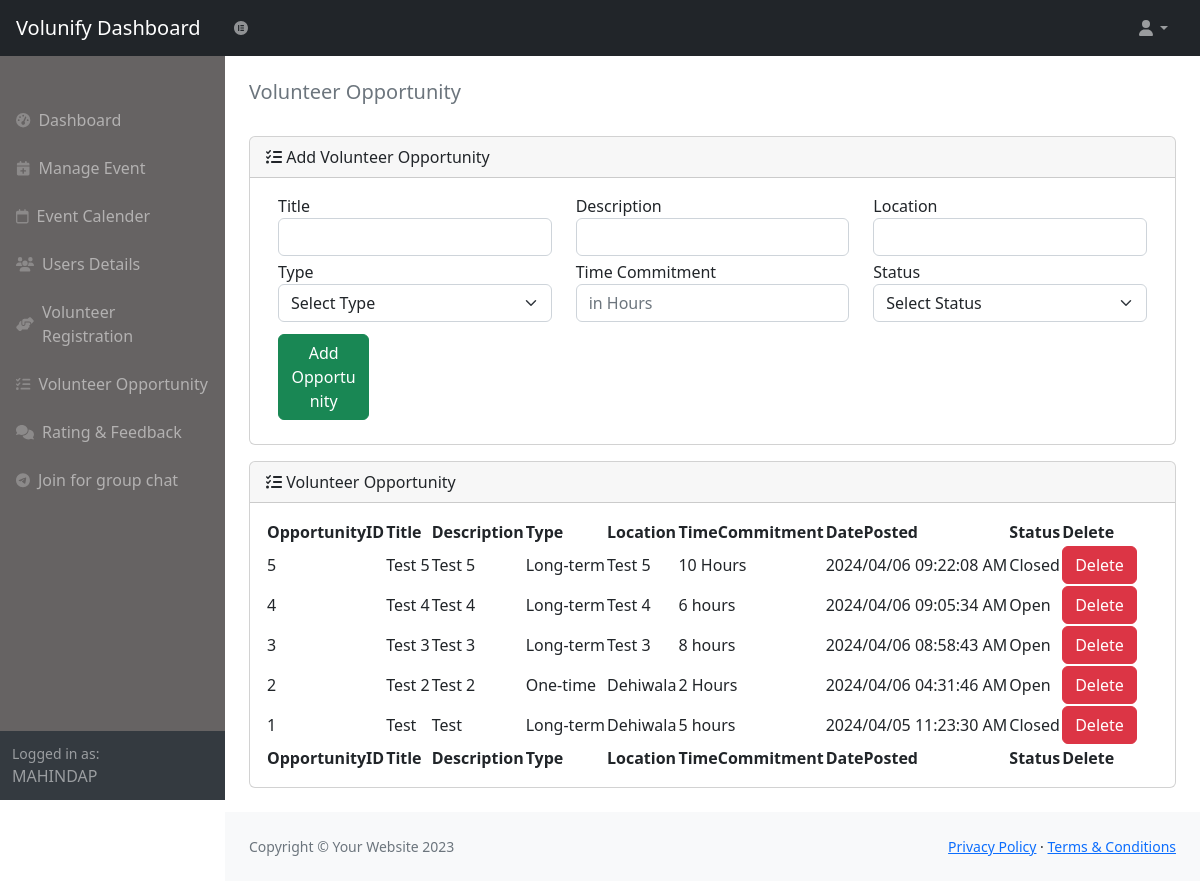
The page /ADMIN/volunteer_opp_reg.php (signed in) on the database its author committed.
### tables this page shows
CREATE TABLE IF NOT EXISTS `vol_opp` (
  `OPP_ID` int(10) NOT NULL AUTO_INCREMENT,
  `ORG_ID` int(10) NOT NULL,
  `TITLE` varchar(255) NOT NULL,
  `DESCRIPTION` text NOT NULL,
  `TYPE` varchar(50) NOT NULL,
  `LOCATION` varchar(50) NOT NULL,
  `TIME_COMMITMENT` varchar(50) NOT NULL,
  `DATE_POSTED` varchar(50) NOT NULL,
  `STATUS` varchar(50) NOT NULL,
  PRIMARY KEY (`OPP_ID`),
  KEY `ORG_ID` (`ORG_ID`)
);

### ADMIN/volunteer_opp_reg.php (the view, shortened to what this page needs)
<?php
include("dbConn.php");
if(isset($_SESSION['userName'])){
if(isset($_SESSION['role'])){
    $role=$_SESSION['role']; }
    switch($role){
    case "Admin":
    case "Organization": ?>
<!DOCTYPE html>
<html lang="en">
    <head>
        <link href="https://cdn.jsdelivr.net/npm/simple-datatables@7.1.2/dist/style.min.css" rel="stylesheet" />
        <link href="css/styles.css" rel="stylesheet" />
        <link href="css/main.css" rel="stylesheet" />
    </head>
    <body class="sb-nav-fixed">
        <nav class="sb-topnav navbar navbar-expand navbar-dark bg-dark">
            <a class="navbar-brand ps-3" href="./">Volunify Dashboard</a>
            <button class="btn btn-link btn-sm order-1 order-lg-0 me-4 me-lg-0" id="sidebarToggle" href="#!"><i class="fa-brands fa-elementor"></i></i></button>
            <ul class="navbar-nav ms-auto ms-md-0 me-3 me-lg-4">
                <li class="nav-item dropdown">
                    <a class="nav-link dropdown-toggle" id="navbarDropdown" href="#" role="button" data-bs-toggle="dropdown" aria-expanded="false"><i class="fas fa-user fa-fw"></i></a>
                </li>
            </ul>
        </nav>
        <div id="layoutSidenav">
            <div id="layoutSidenav_nav">
                <nav class="sb-sidenav accordion sb-sidenav-dark" id="sidenavAccordion">
                    <?php include('nav.php'); ?>
                    <div class="sb-sidenav-footer">
                        <div class="small">Logged in as:</div>
                        <?php echo $_SESSION['userName'];  ?>
                    </div>
                </nav>
            </div>
            <div id="layoutSidenav_content">
                <main>
                    <div class="container-fluid px-4">
                        <ol class="breadcrumb mb-4">
                            <h5 class="breadcrumb-item active mt-4">Volunteer Opportunity</h5>
                        </ol>
                        <div class="card mb-3">
                            <div class="card-header">
                            <i class="fa-solid fa-list-check"></i>
                                Add Volunteer Opportunity
                            </div>
                            <div class="card-body">
                                <div class="container-fluid">
                                <form action="save_vol_opp.php" method="post">
                                    <div class="row">
                                        <div class="col-md-4 mb-1">
                                            <label>Title</label>
                                            <input class="form-control" type="text" name="VO_TITLE" required>
                                        </div>
                                        <div class="col-md-4 mb-1">
                                            <label>Description</label>
                                            <input class="form-control" type="text" name="VO_DES" required>
                                        </div>
                                        <div class="col-md-4 mb-1">
                                            <label>Location</label>
                                            <input class="form-control" type="text" name="VO_LOCATION" required>
                                        </div>
                                        <div class="col-md-4 mb-1">
                                            <label>Type</label>
                                            <select name="VO_TYPE" class="form-select" required>
                                            <option value = "User type" selected disabled hidden > Select Type</option>
                                            </select>
                                        </div>
                                        <div class="col-md-4 mb-1">
                                            <label>Time Commitment</label>
                                            <input class="form-control" type="text" placeholder="in Hours"  name="VO_TIME" required>
                                        </div>
                                        <div class="col-md-4 mb-1">
                                            <label>Status</label>
                                            <select name="VO_STATUS" class="form-select" required>
                                            <option value = "User type" selected disabled hidden > Select Status</option>
                                            </select>
                                        </div>
                                        <div class="col-md-4 my-2">
                                            <button class="btn btn-success col-md-4" type="submit" name="vooppreg">Add Opportunity</button>
                                        </div>
                                    </div>
                                </form>
                                </div>
                            </div>
                        </div>
                        <div class="card mb-4">
                            <div class="card-header">
                                <i class="fa-solid fa-list-check"></i>
                                Volunteer Opportunity
                            </div>
                            <div class="card-body">
                                <table id="datatablesSimple">
                                <thead>
                                        <tr>
                                            <th>OpportunityID </th>
                                            <th>Title</th>
                                            <th>Description</th>
                                            <th>Type </th>
                                            <th>Location</th>
                                            <th>TimeCommitment</th>
                                            <th>DatePosted </th>
                                            <th>Status </th>
                                            <?php if(isset($_SESSION['role'])){
                                            $role=$_SESSION['role']; }
                                            switch($role){
                                            case "Admin" ?>
                                            <th>Delete</th>
                                            <?php ;break; } ?>
                                        </tr>
                                    </thead>
                                    <tfoot>
                                        <tr>
                                            <th>OpportunityID </th>
                                            <th>Title</th>
                                            <th>Description</th>
                                            <th>Type </th>
                                            <th>Location</th>
                                            <th>TimeCommitment</th>
                                            <th>DatePosted </th>
                                            <th>Status </th>
                                            <?php if(isset($_SESSION['role'])){
                                            $role=$_SESSION['role']; }
                                            switch($role){
                                            case "Admin" ?>
                                            <th>Delete</th>
                                            <?php ;break; } ?>
                                        </tr>
                                    </tfoot>
                                    <tbody>
                                    <?php
                                    $query = $db->query("SELECT * FROM `vol_opp` ORDER BY `OPP_ID` DESC");
                                    if($query->num_rows > 0){
                                    while($row = $query->fetch_assoc()){
                                    ?>
                                        <tr>
                                            <td><?php echo $row['OPP_ID'];?></td>
                                            <td><?php echo $row['TITLE'];?></td>
                                            <td><?php echo $row['DESCRIPTION'];?></td>
                                            <td><?php echo $row['TYPE'];?></td>
                                            <td><?php echo $row['LOCATION'];?></td>
                                            <td><?php echo $row['TIME_COMMITMENT'];?></td>
                                            <td><?php echo $row['DATE_POSTED'];?></td>
                                            <td><?php echo $row['STATUS'];?></td>
                                            <?php if(isset($_SESSION['role'])){
                                            $role=$_SESSION['role']; }
                                            switch($role){
                                            case "Admin" ?>
                                            <td><a class="btn btn-danger">Delete</a></td>
                                            <?php ;break; } ?>
                                        </tr>
                                    <?php } }else{?>
                                        <p>No Record's Found</p>
                                    <?php	}  ?>
                                    </tbody>
                                </table>
                            </div>
                    </div>
                </main>
                <footer class="py-4 bg-light mt-auto">
                    <div class="container-fluid px-4">
                        <div class="d-flex align-items-center justify-content-between small">
                            <div class="text-muted">Copyright &copy; Your Website 2023</div>
                            <div>
                                <a href="#">Privacy Policy</a>
                                &middot;
                                <a href="#">Terms &amp; Conditions</a>
                            </div>
                        </div>
                    </div>
                </footer>
            </div>
        </div>
    </body>
</html>
<?php ;break; case "Volunteer" ?>
<?php ;break; } ?>
<?php } ?>

### ADMIN/css/main.css (style rules this page uses)
.sb-sidenav-dark { background-color: #666363; }

### rows shown on the page
vol_opp: OPP_ID "5", TITLE "Test 5", DESCRIPTION "Test 5", TYPE "Long-term", LOCATION "Test 5", TIME_COMMITMENT "10 Hours", DATE_POSTED "2024/04/06 09:22:08 AM", STATUS "Closed"
vol_opp: OPP_ID "4", TITLE "Test 4", DESCRIPTION "Test 4", TYPE "Long-term", LOCATION "Test 4", TIME_COMMITMENT "6 hours", DATE_POSTED "2024/04/06 09:05:34 AM", STATUS "Open"
vol_opp: OPP_ID "3", TITLE "Test 3", DESCRIPTION "Test 3", TYPE "Long-term", LOCATION "Test 3", TIME_COMMITMENT "8 hours", DATE_POSTED "2024/04/06 08:58:43 AM", STATUS "Open"
vol_opp: OPP_ID "2", TITLE "Test 2", DESCRIPTION "Test 2", TYPE "One-time", LOCATION "Dehiwala", TIME_COMMITMENT "2 Hours", DATE_POSTED "2024/04/06 04:31:46 AM", STATUS "Open"
vol_opp: OPP_ID "1", TITLE "Test", DESCRIPTION "Test", TYPE "Long-term", LOCATION "Dehiwala", TIME_COMMITMENT "5 hours", DATE_POSTED "2024/04/05 11:23:30 AM", STATUS "Closed"

### other values the page prints
$_SESSION['userName'] "MAHINDAP"
